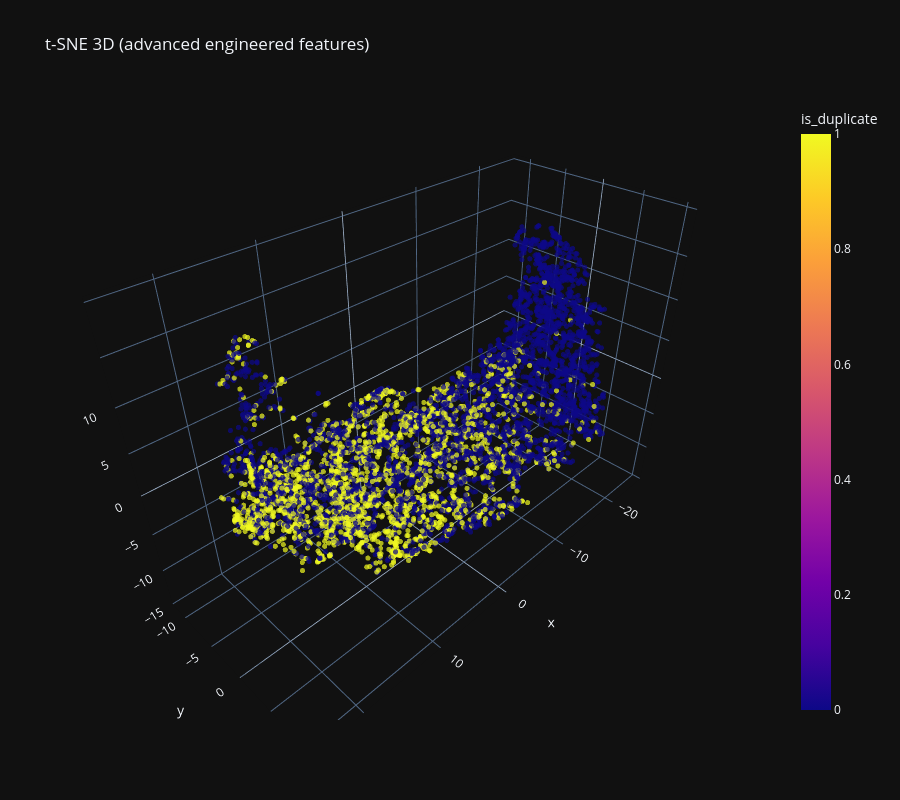

Notebook source saved alongside this figure:
### Code cell
fig = go.Figure(
    data=[
        go.Scatter3d(
            x=tsne3d[:, 0],
            y=tsne3d[:, 1],
            z=tsne3d[:, 2],
            mode="markers",
            marker=dict(
                size=3,
                opacity=0.7,
                color=y,
                colorbar=dict(title="is_duplicate")
            )
        )
    ],
    layout=go.Layout(
        title="t-SNE 3D (advanced engineered features)",
        height=800,
        width=900
    )
)

fig.write_html(tsne_3d_html_path, include_plotlyjs="cdn")
fig.show()

### Figure 1 — Plotly figure (JSON) as saved in the notebook; plotly's stock layout.template omitted (floating-point values rounded to 4 significant figures; data arrays with more than 128 entries replaced by an {"elided": "..."} marker saying what was removed)
{"data": [{"marker": {"color": {"elided": "6000 int values"}, "colorbar": {"title": {"text": "is_duplicate"}}, "opacity": 0.7, "size": 3}, "mode": "markers", "x": {"elided": "6000 float values"}, "y": {"elided": "6000 float values"}, "z": {"elided": "6000 float values"}, "type": "scatter3d"}], "layout": {"height": 800, "title": {"text": "t-SNE 3D (advanced engineered features)"}, "width": 900}}
